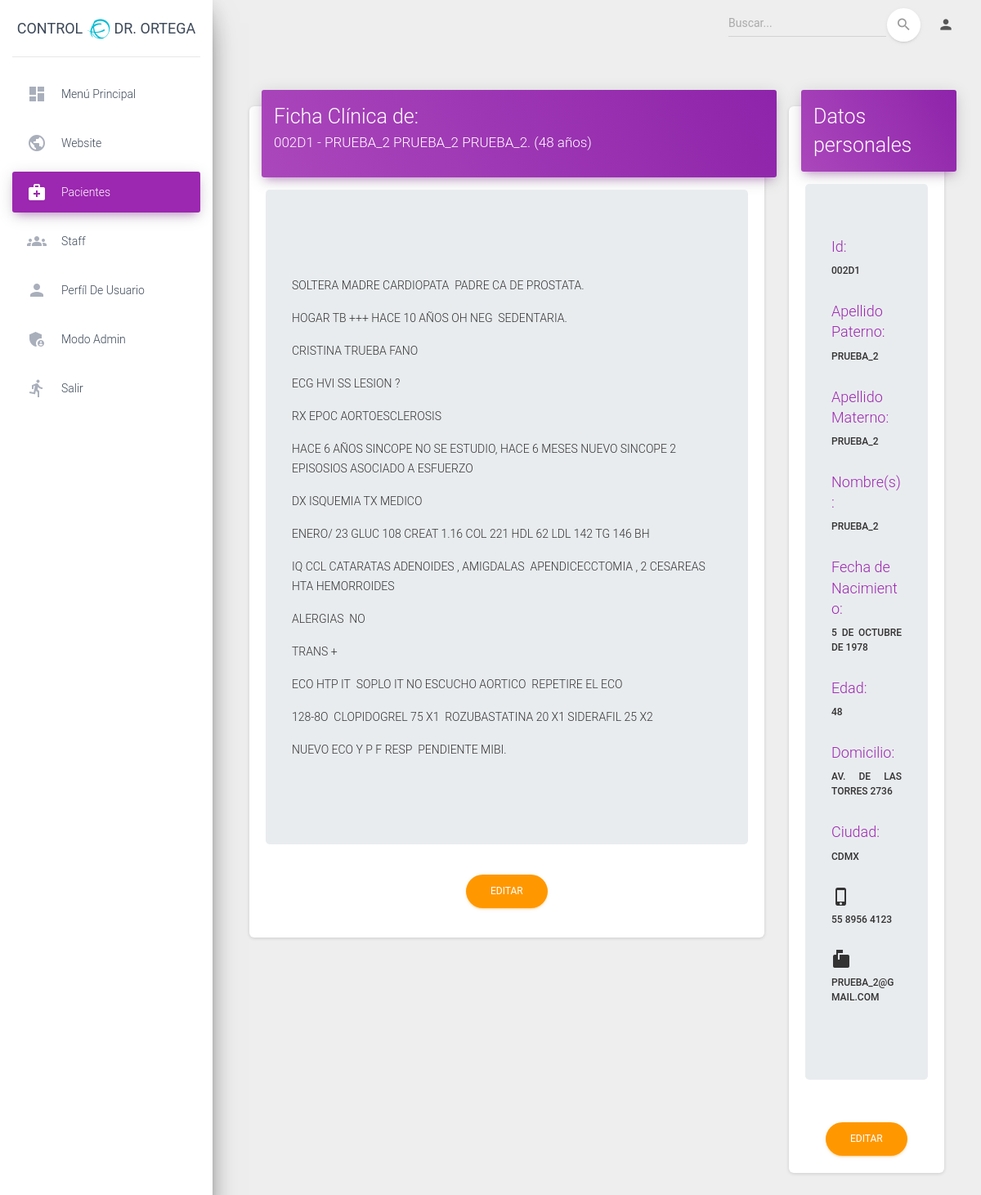
The app's page /pacientes/paciente/3/ (signed in) with its own data.
### paciente/models.py (models this page shows, shortened)
class Paciente(models.Model):
    sexo_opciones= (
        ('M', 'Masculino'),
        ('F', 'Femenino'),
    )
    id_Paciente = models.CharField(max_length=50)
    Nombre = models.CharField(max_length=50)
    Apellido_Paterno = models.CharField(max_length=100)
    Apellido_Materno = models.CharField(max_length=100, null=True, blank=True)
    Fecha_Nacimiento = models.DateField(null=True, blank=True)
    Edad = models.IntegerField(null=True, blank=True)
    Sexo = models.CharField(max_length=1, choices=sexo_opciones, null=True, blank=True)
    Estado_Civil = models.CharField(max_length=30, null=True, blank=True)
    Ocupacion = models.CharField(max_length=100, null=True, blank=True)
    Nacionalidad = models.CharField(max_length=30, null=True, blank=True)
    Domicilio = models.CharField(max_length=400, null=True, blank=True)
    Ciudad = models.CharField(max_length=30, null=True, blank=True)
    Telefono = models.CharField(max_length=30, null=True, blank=True)
    Email = models.EmailField(null=True, blank=True)
    Foto = models.ImageField(null=True, upload_to='pacientes_fotos', blank=True)
    id_Expediente = models.OneToOneField(Record, null=True, on_delete=models.CASCADE)
    class Meta:
        verbose_name = ("Paciente")
        verbose_name_plural = ("Pacientes")
        ordering = ("-id",)
    def get_fullname(self):
        return str(self.id_Expediente) + ' - ' + self.Nombre + ' ' + self.Apellido_Paterno + ' ' + self.Apellido_Materno

class Record(models.Model):
    id_record = models.CharField(max_length=50, null=True, unique=True)
    Expediente = RichTextUploadingField()
    def __str__(self):
        return str(self.id_record)

### paciente/views.py (the view, shortened to what this page needs)
# urls.py: path('paciente/<int:pk>/', login_required(views.PacienteDetailView.as_view()), name='class_detail_paciente'),
class PacienteDetailView(DetailView):
    model = Paciente
    login_required = True
    template_name = 'paciente_detail.html'
    queryset = Paciente.objects.all()

### paciente/templates/paciente_detail.html (shortened to what this page needs)
{% extends 'bases/base_sin_sidebar.html' %}
{% load static %}
{% load crispy_forms_tags %}
{% load thumbnail %}
{% load humanize %}
{% block sidebar %}
<div class="sidebar" data-color="purple" data-background-color="white" data-image="/static/assets/img/sidebar-1.jpg">
  <div class="logo">
    <a target="_blank" rel="noopener noreferrer" class="simple-text logo-normal">
      Control <i class="fa fa-ravelry fa-lg text-info" aria-hidden="true"></i> Dr. Ortega
    </a>
  </div>
  <div class="sidebar-wrapper">
    <ul class="nav">
    {% if request.user.is_authenticated %}
      <li class="nav-item ">
        <a class="nav-link" href="{% url 'dashboard' %}">
          <i class="material-icons">dashboard</i>
          <p>Menú Principal</p>
        </a>
      </li>
      <li class="nav-item">
          <a class="nav-link" href="/">
            <i class="material-icons">public</i>
            <p>Website</p>
          </a>
      </li>
      <li class="nav-item active {% if 'page-user' in segment %} active {% endif %}">
        <a class="nav-link" href="{% url 'class_pacientes_lista' %}">
          <i class="material-icons">medical_services</i>
          <p>Pacientes</p>
        </a>
      </li>
      <li class="nav-item {% if 'ui-tables' in segment %} active {% endif %}">
        <a class="nav-link" href="{% url 'class_staff_lista' %}">
          <i class="material-icons">groups</i>
          <p>Staff</p>
        </a>
      </li>
      <li class="nav-item {% if 'ui-typography' in segment %} active {% endif %}">
        <a class="nav-link" href="{% url 'class_detail_staff' user.staff.id %}">
          <i class="material-icons">person</i>
          <p>Perfíl de Usuario</p>
        </a>
      </li>
      <li class="nav-item {% if 'ui-typography' in segment %} active {% endif %}">
        <a class="nav-link" href="{% url 'admin:login' %}">
          <i class="material-icons">admin_panel_settings</i>
          <p>Modo Admin</p>
        </a>
      </li>
      <li class="nav-item ">
        <a class="nav-link" href="{% url 'logout' %}" >
          <i class="material-icons">directions_run</i>
          <p>Salir</p>
        </a>
      </li>
    {% endif %}
    </ul>
  </div>
</div>
{% endblock %}
{% block content %}
<div class="container">
    <div class="row">
        <div class="col-xl-9">
            <div class="card">
                <div class="card header card-header-primary">
                    <h3 class="card-title">Ficha Clínica de: </h3>
                    <h5>{{object.get_fullname}}. ({{object.Edad}} años)</h5>
                </div>
                <div class="card-body">
                    <div class="jumbotron">
                        {% if object.id_Expediente %}
                            <h4 class="text-justify">{{object.id_Expediente.Expediente | safe}}</h4>
                            <br>
                        {% else %}
                            <h3>No hay Notas</h3>
                        {% endif %}
                    </div>
                <div class="container text-center mb-3">
                    <a href="{% url 'class_update_record' paciente.id %}"><button type="button" class="btn btn-warning btn-round">Editar</button></a>
                </div>
                </div>
            </div>
        </div>
        <div class="col-xl-3 ">
            <div class="card">
               <div class="card header card-header-primary">
                    <h3 class="card-title">Datos personales</h3>
                </div>
            <div class="card-body">
                <div class="jumbotron">
                    <h4 class="text-justify text-primary">Id:</h4>
                    <h6 class="text-justify mb-1">{{object.id_Expediente}}</h6><br>
                    <h4 class="text-justify text-primary">Apellido Paterno:</h4>
                    <h6 class="text-justify mb-1">{{object.Apellido_Paterno}}</h6><br>
                    {% if object.Apellido_Materno %}
                        <h4 class="text-justify text-primary">Apellido Materno:</h4>
                        <h6 class="text-justify mb-1">{{object.Apellido_Materno}}</h6><br>
                    {% endif %}
                        <h4 class="text-justify text-primary">Nombre(s):</h4>
                        <h6 class="text-justify mb-1">{{object.Nombre}}</h6><br>
                    {% if object.Fecha_Nacimiento %}
                        <h4 class="text- justify text-primary">Fecha de Nacimiento:</h4>
                        <h6 class="text-justify mb-1">{{object.Fecha_Nacimiento}}</h6><br>
                    {% endif %}
                    {% if object.Edad %}
                        <h4 class="text-justify text-primary">Edad:</h4>
                        <h6 class="text-justify mb-1">{{object.Edad}}</h6><br>
                    {% endif%}
                    {% if object.Domicilio %}
                        <h4 class="text-justify text-primary">Domicilio:</h4>
                        <h6 class="text-justify mb-1">{{object.Domicilio}}</h6><br>
                    {% endif %}
                    {% if object.Ciudad %}
                        <h4 class="text-justify text-primary">Ciudad:</h4>
                        <h6 class="text-justify mb-1">{{object.Ciudad}}</h6><br>
                    {% endif %}
                    {% if object.Telefono %}
                        <i class="material-icons mb-1">phone_iphone</i>
                        <h6 class="text-justify mb-1">{{object.Telefono}}</h6><br>
                    {% endif %}
                    {% if object.Email %}
                        <i class="material-icons">markunread_mailbox</i>
                        <h6 class="text-justify mb-1">{{object.Email}}</h6><br>
                    {% endif %}
                </div>
            </div>
            <div class="container text-center mb-3">
                <a href="{% url 'class_update' paciente.id %}"><button type="button" class="btn btn-warning btn-round">Editar</button></a>
            </div>
            </div>
        </div>
    </div>
</div>
{% endblock %}

### paciente/templates/bases/base_sin_sidebar.html (shortened to what this page needs)
<!DOCTYPE html>
<html lang="es">
<head>
  {% block css %}
  <link rel="stylesheet" href="https://maxcdn.bootstrapcdn.com/font-awesome/latest/css/font-awesome.min.css">
  <link href="/static/assets/css/material-dashboard.css?v=2.1.2" rel="stylesheet" />
  {% endblock %}
</head>
<body class="">
  <div class="wrapper ">
    {% block sidebar %} {% endblock %}
    <div class="main-panel">
      {% block navigation_icon %}
        {% include 'includes/navigation.html' %}
      {% endblock %}
      <div class="content">
        <div class="container-fluid">
          {% block content %}{% endblock content %}
        </div>
      </div>
    </div>
  </div>
</body>
</html>

### paciente/templates/includes/navigation.html (shortened to what this page needs)
      <nav class="navbar navbar-expand-lg navbar-transparent navbar-absolute fixed-top ">
        <div class="container-fluid">
          <div class="collapse navbar-collapse justify-content-end">
          {% if request.user.is_authenticated %}
            <form class="navbar-form" action="{% url 'search' %}" method="get">
              <div class="input-group no-border">
                <input type="text" value="" name="q"  class="form-control" placeholder="Buscar...">
                <button type="submit" class="btn btn-white btn-round btn-just-icon">
                  <i class="material-icons">search</i>
                  <div class="ripple-container"></div>
                </button>
              </div>
            </form>
            <ul class="navbar-nav">
              <li class="nav-item dropdown">
                <a class="nav-link" href="#pablo" id="navbarDropdownProfile" data-toggle="dropdown" aria-haspopup="true" aria-expanded="false">
                  <i class="material-icons">person</i>
                </a>
              </li>
            </ul>
          {% endif %}
          </div>
        </div>
      </nav>

### records on screen
Paciente: get_fullname "002D1 - PRUEBA_2 PRUEBA_2 PRUEBA_2", Edad "48", id_Expediente.Expediente "SOLTERA MADRE CARDIOPATA PADRE CA DE PROSTATA. HOGAR TB +++ HACE 10 AÑOS OH NEG SEDENTARIA. CRISTINA TRUEBA FANO ECG HVI SS LESION ? RX EPOC AORTOESCLEROSIS HACE 6 AÑOS SINCOPE NO SE ESTUDIO, HACE 6 MESES NUEVO SINCOPE 2 EPISOSIOS ASOCIADO A ESFUERZO DX ISQUEMIA TX MEDICO ENERO/ 23 GLUC 108 CREAT 1.16 COL 221 HDL 62 LDL 142 TG 146 BH IQ CCL CATARATAS ADENOIDES , AMIGDALAS APENDICECCTOMIA , 2 CESAREAS HTA HEMORROIDES ALERGIAS NO TRANS + ECO HTP IT SOPLO IT NO ESCUCHO AORTICO REPETIRE EL ECO 128-8O CLOPIDOGREL 75 X1 ROZUBASTATINA 20 X1 SIDERAFIL 25 X2 NUEVO ECO Y P F RESP PENDIENTE MIBI.", id_Expediente "002D1", Apellido_Paterno "PRUEBA_2", Apellido_Materno "PRUEBA_2", Nombre "PRUEBA_2", Fecha_Nacimiento "5 DE OCTUBRE DE 1978", Domicilio "AV. DE LAS TORRES 2736", Ciudad "CDMX", Telefono "55 8956 4123", Email "PRUEBA_2@GMAIL.COM"
